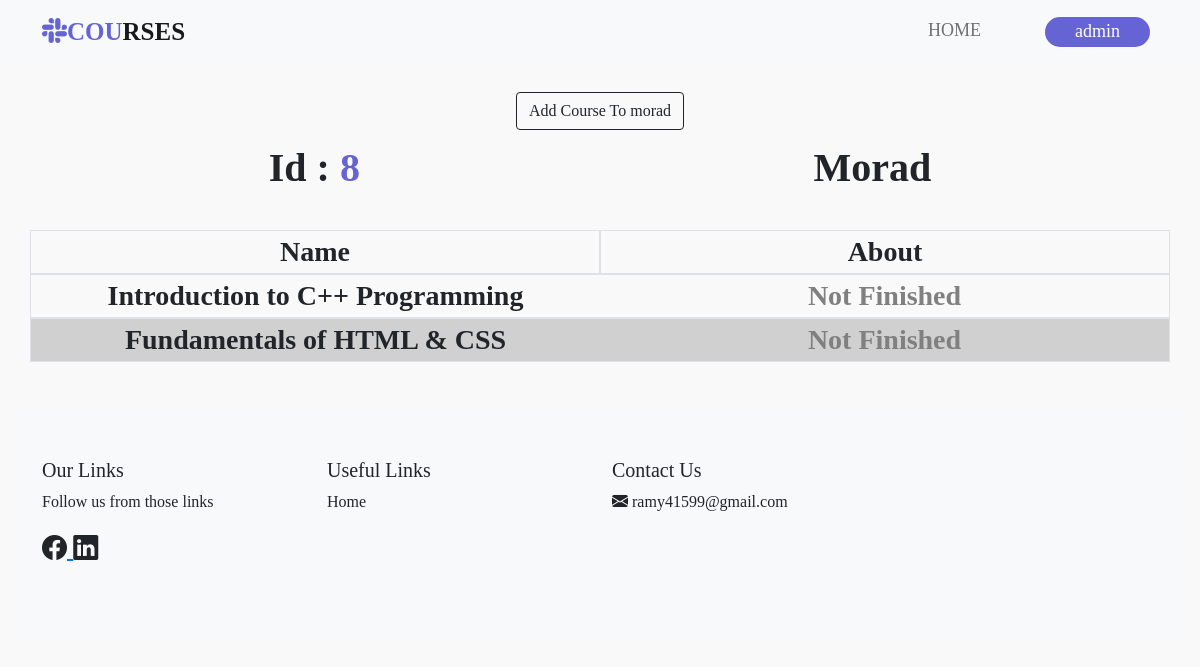
/userdata/8/ (signed in), run on the app's committed database.
### main/models.py (models this page shows, shortened)
class UserCourse(models.Model):
    course = models.ForeignKey(Course, on_delete=models.CASCADE)
    user = models.ForeignKey(User, on_delete=models.CASCADE)
    created_at = models.DateTimeField(auto_now_add=True)
    done = models.BooleanField(default=False)
    class Meta:
        constraints = [
            models.UniqueConstraint(fields=['user', 'course'], name='unique_user_course')
        ]

class Course(models.Model):
    title = models.CharField(max_length=100, unique=True)
    description = models.TextField()
    created_at = models.DateTimeField(auto_now_add=True)
    image = models.ImageField(upload_to='images/', blank=True, null=True)
    video_url = models.URLField(max_length=500, blank=True, null=True)
    def __str__(self):
        return self.title

### main/views.py (the view)
# urls.py: path('userdata/<int:user_id>/', userdata, name='userdata'),
@login_required
def userdata(request, user_id):
    check = 0
    admins = Admin.objects.filter(user=request.user)
    if admins.exists():
        check = 1
    if check == 0:
        redirect('/')
    courses = Course.objects.all()
    user_course = UserCourse.objects.filter(user=user_id)
    user_course = list(enumerate(user_course))
    users = []
    for idx, val in user_course:
        if idx % 2 == 0:
            users.append((0, val))
        else:
            users.append((1, val))
    employee = User.objects.get(id=user_id)
    manger = 0
    admins = Admin.objects.filter(user=request.user)
    if admins.exists():
        manger = 1
    user_core = UserCourse.objects.filter(user=user_id).select_related('course')
    user_course_ids = user_core.values_list('course_id', flat=True)
    data = {'user_course': users, 'employee': employee, 'manger': manger, 'courses': courses, 'user_course_ids': user_course_ids}
    return render(request, 'userdata.html', data)

### main/templates/userdata.html (shortened to what this page needs)
{% load static %}
<!DOCTYPE html>
<html lang="en">
<head>
    <link rel="stylesheet" href="https://cdn.jsdelivr.net/npm/bootstrap-icons@1.11.3/font/bootstrap-icons.min.css">
    <link rel="stylesheet" href="{% static 'css/main.css' %}">
    <link href="https://cdn.jsdelivr.net/npm/bootstrap@5.0.2/dist/css/bootstrap.min.css" rel="stylesheet">
</head>
<body>
    <nav class="navbar navbar-expand-lg navbar-light bg-light fixed-top">
        <div class="container">
          <a class="navbar-brand" href="{% url 'userhome' %}"><span ><i class="bi bi-slack"></i>COU</span>RSES
          </a>
          <div class="collapse navbar-collapse" id="navbarTogglerDemo02">
            <ul class="navbar-nav ms-auto mb-2 mb-lg-0">
              <li class="nav-item">
                <a class="nav-link" href="{% url 'userhome' %}" style="padding-right: 56px">Home</a>
              </li>
              <li class="nav-item">
                {% if user.is_authenticated %}
                </head>
                <body>
                  <a class="nav-link">  <button class="profile-button" onclick="toggleDropdown()">{{ user.username }}</button></a>
                  {% else %}
                      <a class="nav-link" href="{% url 'login' %}"><button type="button">Login</button></a>
                  {% endif %}
              </li>
            </ul>
          </div>
        </div>
      </nav><br><br><br>
<div class="container d-flex justify-content-center">
    <button type="button" class="btn btn-outline-dark rounded-5" data-bs-toggle="modal" data-bs-target="#courseModal">
        Add Course To {{ employee.username }}
    </button>
</div>
    <div class=" container d-flex justify-content-around">
        <div id="id_manger" class="fs-1 fw-bold p-2 bd-highlight">Id : <span>{{ employee.id }}</span></div>
        <div class=" fs-1 fw-bold p-2 bd-highlight text-capitalize">{{ employee.username}}</div>
      </div>
    <br>
     <div class="container">
      <div class=" row align-items-center">
        <div class="fs-3 fw-bold col text-center border">
          Name
        </div>
        <div class="fs-3 fw-bold col text-center border">
          About
        </div>
      </div>
     </div>
    {% for idx, val in user_course %}
        <div class="container">
        {% if idx == 0 %}
            <div class=" row align-items-center border">
        {% else %}
            <div id="tab" class=" row align-items-center border">
        {% endif %}
          <div class="fs-3 fw-bold col text-center ">
            {{ val.course }}
          </div>
          <div id="text2" class="fs-3 fw-bold col text-center ">
            {% if val.done %}
                <span style="color: green;">Finished</span>
            {% else %}
                <span style="color: gray;">Not Finished</span>
            {% endif %}
          </div>
        </div>
       </div>
    {% endfor %}
<br><br>
  <footer class="bg-light text-dark py-5">
    <div class="container">
        <div class="row">
            <div class="col-md-3 mb-4">
                <h5 fs-1 fw-bold >Our Links</h5>
                <p fs-3>Follow us from those links</p>
                <div id="icon_text">
                    <a href="https://www.facebook.com/" target="_blank" rel="noopener noreferrer">
                        <i class="bi bi-facebook text-dark"></i>
                    </a>
                    <a href="https://www.linkedin.com/" target="_blank" rel="noopener noreferrer">
                        <i class="bi bi-linkedin text-dark"></i>
                    </a>
                </div>
            </div>
                <div class="col-md-3 mb-4">
                <h5>Useful Links</h5>
                <ul class="list-unstyled">
                    <li><a id="mmmm" href="{% url 'userhome' %}" class="text-dark">Home</a></li>
                </ul>
            </div>
            <div class="col-md-3 mb-4">
              <h5>Contact Us</h5>
              <i class="bi bi-envelope-fill"></i>
              <a href="https://mail.google.com/mail/?view=cm&fs=1&to=ramy41599@gmail.com" target="_blank" style="text-decoration: none; color: inherit;">
                  <span>ramy41599@gmail.com</span>
              </a>
          </div>
        </div>
    </div>
  </footer>
</body>
</html>

### main/static/css/main.css (style rules this page uses)
* { font-family: montserrat; }
body { background:#f1fbff ; }
.navbar { background-color: rgb(228, 227, 227) }
.navbar-nav a { font-size: 18px; text-transform: uppercase; font-weight: 500; color: #6664D4; }
.navbar-light .navbar-brand { color: #000; font-size: 25px; font-weight: 700; }
.navbar-brand i { color: #6664D4; }
.navbar-brand span { color: #6664D4; }
.navbar button { height:30px; padding: 0px 30px 0px 30px; color: white; background-color:#6664D4 ; font-size: 18px; border-radius: 20px; border-color: #6664D4 ; border-width: 1px; }
#id_manger span { color: #6664D4; }
#tab { background-color: rgb(209, 208, 208) }
#text2 span { color: #6664D4; }
#icon_text { font-size: 25px; padding-right: 50px; }
.list-unstyled a { text-decoration: none; }

### main/templates/userdata.html (style rules this page uses)
body { font-family: Arial, sans-serif; background-color: #f9f9f9; padding: 20px; }
.profile-button { background-color: #4CAF50; color: white; padding: 10px 20px; border: none; border-radius: 4px; cursor: pointer; position: relative; }

### data on the page
UserCourse: course "Introduction to C++ Programming", done "Not Finished"
UserCourse: course "Fundamentals of HTML & CSS", done "Not Finished"

### other printed values
{{ user.username }} "admin"
{{ employee.username }} "morad"
{{ employee.id }} "8"
{{ employee.username }} "Morad"
